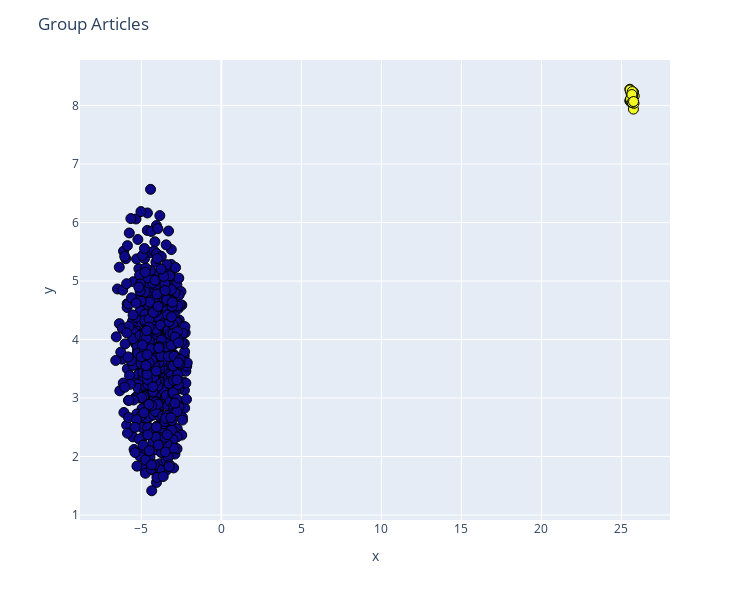

Write notebook code for a chart like this one.
### Code cell
cluster_labels = make_clustering(df_tfidf_abstract_abs.values)
X, y = reduce_dimensionality(df_tfidf_abstract_abs.values, y=cluster_labels, n_components=2), cluster_labels
title_text = "Group Articles"

dict_dfs['df_doc_info']['file_name'] = dict_dfs['df_doc_info']['file'].apply(lambda e: os.path.split(e)[-1])
    
# Concatenate X and y arrays
article_title = dict_dfs['df_doc_head']['title_head'].apply(lambda e: ''.join([str(e)[0:20],'...']) if len(str(e)) >= 10 else str(e)).values.reshape(dict_dfs['df_doc_info']['file'].shape[0],1)
file_name = dict_dfs['df_doc_info']['file_name'].values.reshape(dict_dfs['df_doc_info']['file_name'].shape[0],1)

arr_concat=np.concatenate((X,
                           y.reshape(y.shape[0],1),
                           file_name,
                           article_title), axis=1)

# Create a Pandas dataframe using the above array
df=pd.DataFrame(arr_concat, columns=['x', 'y', 'label', 'file_name', 'title_head'])
# Convert label data type from float to integer
df['label'] = df['label'].astype(int)
# Finally, sort the dataframe by label
df.sort_values(by='label', axis=0, ascending=True, inplace=True)
#--------------------------------------------------------------------------#

# Create a 3D graph
fig = px.scatter(df, 
                 x='x',
                 y='y',
                 color='label',
                 height=600,
                 width=750,
                 custom_data=['file_name','title_head','label','x','y'])

# Update chart looks
fig.update_layout(title_text=title_text,
                  showlegend=True,
                  legend=dict(orientation="h", yanchor="top", y=0, xanchor="center", x=0.5))

labels = ["Article File Name: %{customdata[0]}",
          "Article Title: %{customdata[1]}",
          "Grupo: %{customdata[2]}",
          "X: %{x}",
          "Y: %{y}"]
            
fig.update_traces(hovertemplate="<br>".join(labels))

fig.update_coloraxes(showscale=False)

# Update marker size
fig.update_traces(marker=dict(size=10, line=dict(color='black', width=1)))

fig.show()

### Figure 1 — Plotly figure (JSON) as saved in the notebook; plotly's stock layout.template omitted (floating-point values rounded to 4 significant figures; data arrays with more than 128 entries replaced by an {"elided": "..."} marker saying what was removed)
{"data": [{"customdata": {"elided": "581x5 mixed values"}, "hovertemplate": "Article File Name: %{customdata[0]}<br>Article Title: %{customdata[1]}<br>Grupo: %{customdata[2]}<br>X: %{x}<br>Y: %{y}", "legendgroup": "", "marker": {"color": {"elided": "581 int values"}, "coloraxis": "coloraxis", "line": {"color": "black", "width": 1}, "size": 10, "symbol": "circle"}, "mode": "markers", "name": "", "orientation": "v", "showlegend": false, "type": "scatter", "x": {"elided": "581 float values"}, "xaxis": "x", "y": {"elided": "581 float values"}, "yaxis": "y"}], "layout": {"coloraxis": {"colorbar": {"title": {"text": "label"}}, "colorscale": [[0, "#0d0887"], [0.1111, "#46039f"], [0.2222, "#7201a8"], [0.3333, "#9c179e"], [0.4444, "#bd3786"], [0.5556, "#d8576b"], [0.6667, "#ed7953"], [0.7778, "#fb9f3a"], [0.8889, "#fdca26"], [1, "#f0f921"]], "showscale": false}, "height": 600, "legend": {"orientation": "h", "tracegroupgap": 0, "x": 0.5, "xanchor": "center", "y": 0, "yanchor": "top"}, "margin": {"t": 60}, "showlegend": true, "title": {"text": "Group Articles"}, "width": 750, "xaxis": {"anchor": "y", "domain": [0, 1], "title": {"text": "x"}}, "yaxis": {"anchor": "x", "domain": [0, 1], "title": {"text": "y"}}}}
